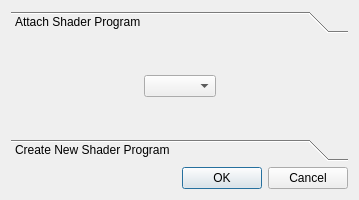
<?xml version="1.0" encoding="UTF-8"?>
<ui version="4.0">
 <class>AttachShaderProgram</class>
 <widget class="QDialog" name="AttachShaderProgram">
  <property name="geometry">
   <rect>
    <x>0</x>
    <y>0</y>
    <width>359</width>
    <height>200</height>
   </rect>
  </property>
  <property name="windowTitle">
   <string>Dialog</string>
  </property>
  <layout class="QVBoxLayout" name="verticalLayout">
   <item>
    <widget class="QToolBox" name="toolBox">
     <property name="currentIndex">
      <number>0</number>
     </property>
     <widget class="QWidget" name="page">
      <property name="geometry">
       <rect>
        <x>0</x>
        <y>0</y>
        <width>341</width>
        <height>87</height>
       </rect>
      </property>
      <attribute name="label">
       <string>Attach Shader Program</string>
      </attribute>
      <layout class="QHBoxLayout" name="horizontalLayout">
       <item>
        <spacer name="horizontalSpacer_2">
         <property name="orientation">
          <enum>Qt::Horizontal</enum>
         </property>
         <property name="sizeHint" stdset="0">
          <size>
           <width>108</width>
           <height>20</height>
          </size>
         </property>
        </spacer>
       </item>
       <item>
        <widget class="QComboBox" name="comboBox"/>
       </item>
       <item>
        <spacer name="horizontalSpacer_3">
         <property name="orientation">
          <enum>Qt::Horizontal</enum>
         </property>
         <property name="sizeHint" stdset="0">
          <size>
           <width>107</width>
           <height>20</height>
          </size>
         </property>
        </spacer>
       </item>
      </layout>
     </widget>
     <widget class="QWidget" name="page_2">
      <property name="geometry">
       <rect>
        <x>0</x>
        <y>0</y>
        <width>341</width>
        <height>87</height>
       </rect>
      </property>
      <attribute name="label">
       <string>Create New Shader Program</string>
      </attribute>
      <layout class="QHBoxLayout" name="horizontalLayout_3">
       <item>
        <spacer name="horizontalSpacer_4">
         <property name="orientation">
          <enum>Qt::Horizontal</enum>
         </property>
         <property name="sizeHint" stdset="0">
          <size>
           <width>89</width>
           <height>20</height>
          </size>
         </property>
        </spacer>
       </item>
       <item>
        <widget class="QLineEdit" name="lineEdit"/>
       </item>
       <item>
        <spacer name="horizontalSpacer_5">
         <property name="orientation">
          <enum>Qt::Horizontal</enum>
         </property>
         <property name="sizeHint" stdset="0">
          <size>
           <width>89</width>
           <height>20</height>
          </size>
         </property>
        </spacer>
       </item>
      </layout>
     </widget>
    </widget>
   </item>
   <item>
    <layout class="QHBoxLayout" name="horizontalLayout_2">
     <item>
      <spacer name="horizontalSpacer">
       <property name="orientation">
        <enum>Qt::Horizontal</enum>
       </property>
       <property name="sizeHint" stdset="0">
        <size>
         <width>40</width>
         <height>20</height>
        </size>
       </property>
      </spacer>
     </item>
     <item>
      <widget class="QDialogButtonBox" name="buttonBox">
       <property name="orientation">
        <enum>Qt::Horizontal</enum>
       </property>
       <property name="standardButtons">
        <set>QDialogButtonBox::Cancel|QDialogButtonBox::Ok</set>
       </property>
      </widget>
     </item>
    </layout>
   </item>
  </layout>
 </widget>
 <resources/>
 <connections>
  <connection>
   <sender>buttonBox</sender>
   <signal>accepted()</signal>
   <receiver>AttachShaderProgram</receiver>
   <slot>accept()</slot>
   <hints>
    <hint type="sourcelabel">
     <x>248</x>
     <y>254</y>
    </hint>
    <hint type="destinationlabel">
     <x>157</x>
     <y>274</y>
    </hint>
   </hints>
  </connection>
  <connection>
   <sender>buttonBox</sender>
   <signal>rejected()</signal>
   <receiver>AttachShaderProgram</receiver>
   <slot>reject()</slot>
   <hints>
    <hint type="sourcelabel">
     <x>316</x>
     <y>260</y>
    </hint>
    <hint type="destinationlabel">
     <x>286</x>
     <y>274</y>
    </hint>
   </hints>
  </connection>
 </connections>
</ui>
